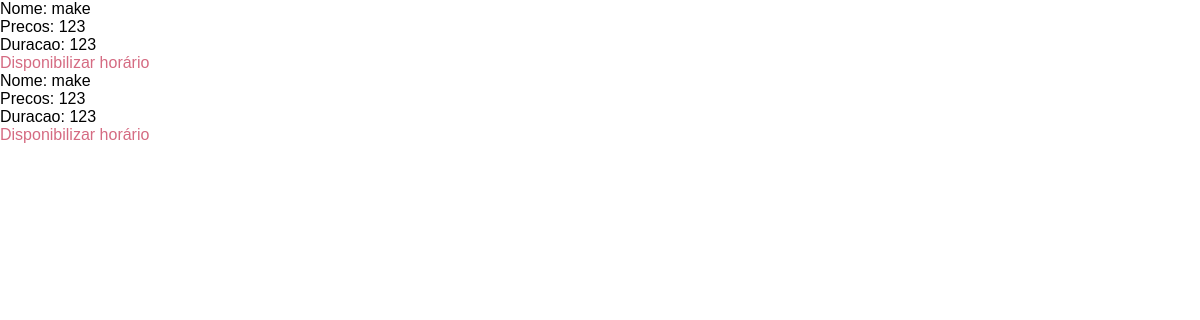
/horarios.php, run on the app's committed database.
### tables this page shows
CREATE TABLE `servicos` (
  `id` int(11) NOT NULL,
  `nome` varchar(11) NOT NULL,
  `preco` int(11) NOT NULL,
  `duracao` int(11) NOT NULL
);

### src/horarios.php (the view, shortened to what this page needs)
<!DOCTYPE html>
<html lang="en">
<head>
    <link rel="stylesheet" href="css/nova.css">
</head>
<body>
    <?php
     include "conecta.php";
     $sql = "SELECT * FROM servicos;";
     $res = mysqli_query($mysqli,$sql);
     $linhas = mysqli_num_rows($res);
     for($i = 0; $i < $linhas; $i++)
     {
         $servicos = mysqli_fetch_array($res);
         echo "<p>Nome: ". $servicos["nome"]."</p>";
         echo "<p>Precos: ". $servicos["preco"]."</p>";
         echo "<p>Duracao: ". $servicos["duracao"]."</p>";
         echo "<p><a href='calendario.php?";
         echo "<a href='#inserirhorarios'>Disponibilizar horário</a>";
        }
?>
</body>
</html>

### src/css/nova.css (style rules this page uses)
* { margin: 0; padding: 0; box-sizing: border-box; font-family: Arial, Helvetica, sans-serif; }
a { color:rgb(213, 107, 130); text-decoration: none; transition: 0.3; }

### data on the page
servicos: nome "make", preco "123", duracao "123"
servicos: nome "make", preco "123", duracao "123"
